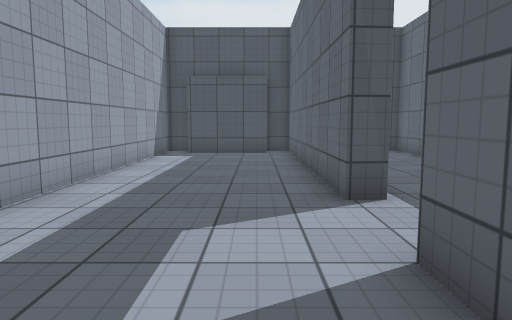
view 1 (above)

14 first-person views from a walk through a 3-D level made in the Unity game engine. The camera is 1.2 m above the floor, tilts 6° down and sees 70° across. The floor is counted in squares, 1 m on a side. Each view is taken from the middle of a square. On the plan, view 1 faces up. The plan holds only what a view shows up to about 15 squares ahead; the rest is blank. The place goes on beyond the plan. Surface patterns are stand-ins for the level's own textures.

view 2
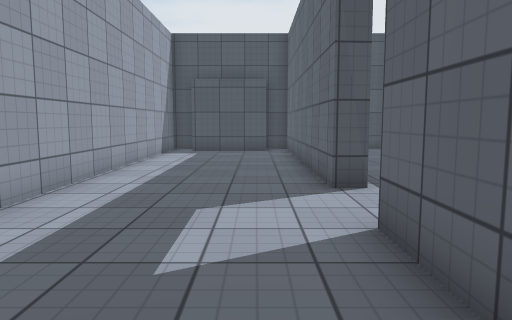

view 3
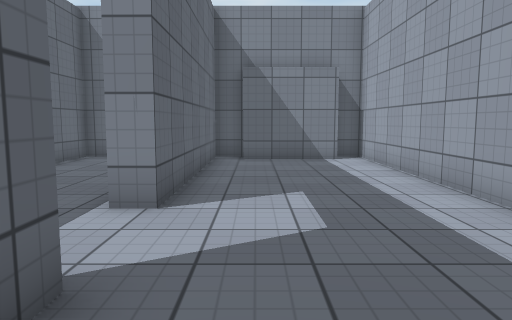

view 4
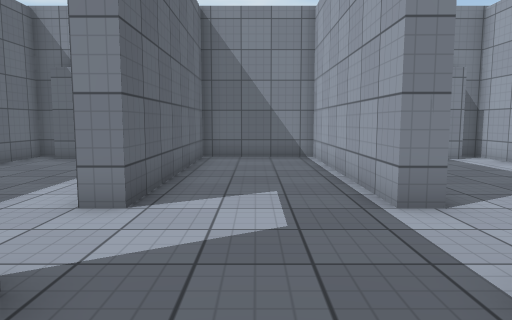

view 5
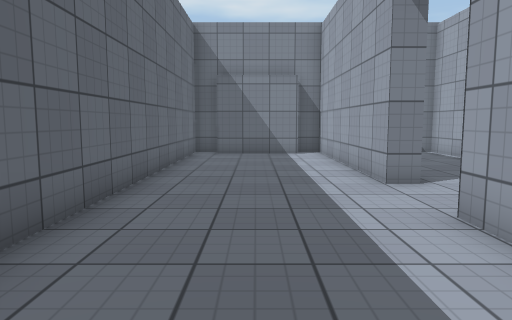

view 6
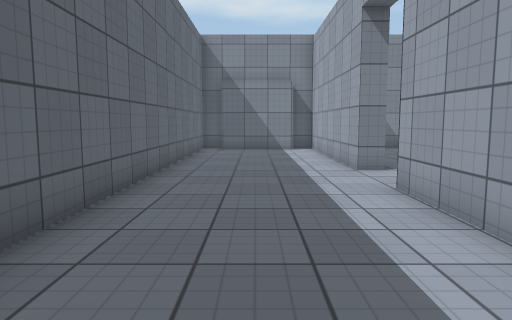

view 7
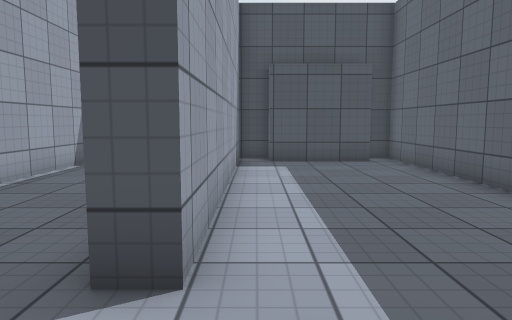

view 8
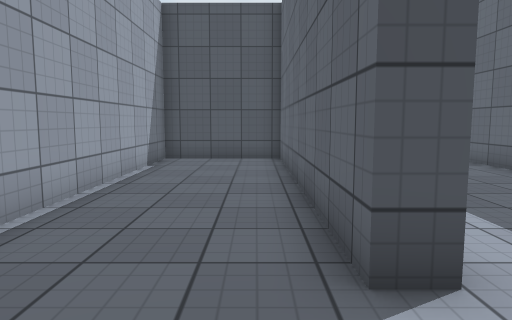

view 9
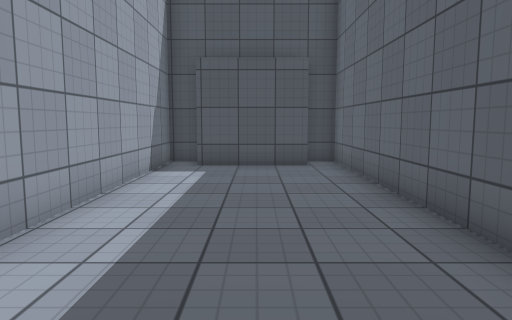

view 10
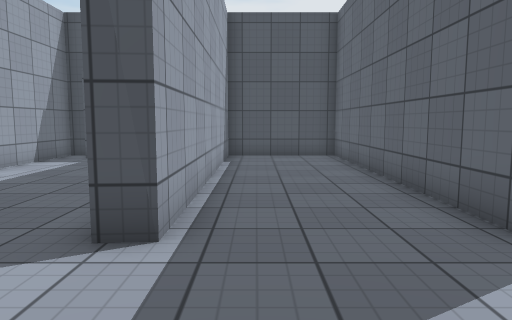

view 11
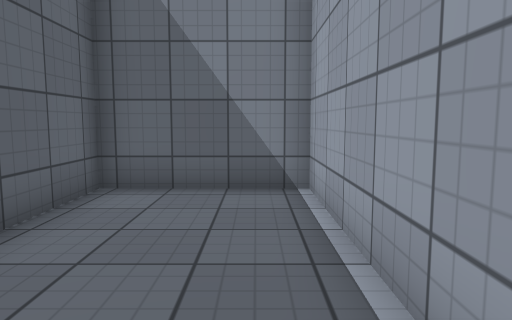

view 12
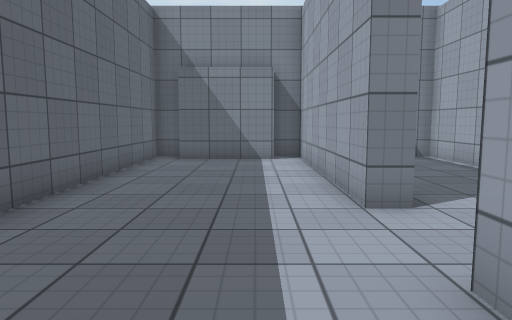

view 13
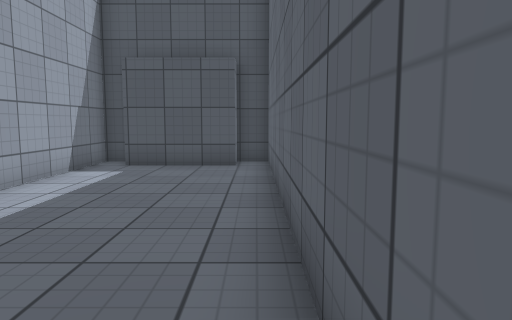

view 14
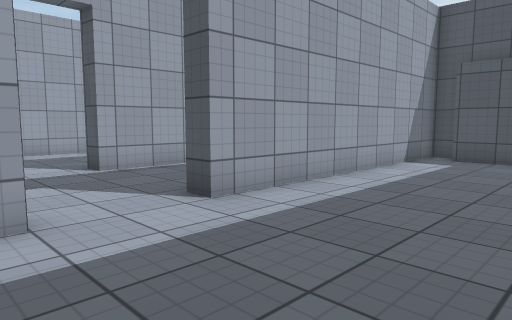

### Floor plan
Ten units are one square. View 1 is at (0, 0); x grows to the right and y downward. Boxes are objects, and circles mark ways between rooms. Rooms are numbered by the first view taken in them; rooms with no view inside come last. Other rooms are left out.
<svg viewBox="-41 -155 160 205">
<path fill="none" stroke="#000" d="M20 -55 14 -55 14 -150M-26 37 5 37M4 45 14 45 14 -30 20 -30M5 -140 -26 -140M-28 -150 -36 -150 -36 45 -28 45M20 -30 20 45 58 45 58 -30 65 -30 65 45 74 45M74 37 105 37M75 -150 65 -150 65 -55 58 -55 58 -150 20 -150 20 -55M105 45 114 45 114 -150 104 -150 104 -140 74 -140"/>
<circle cx="20" cy="-45" r="3" fill="#2a7"/>
<text x="-10" y="-40">1</text>
<text x="70" y="-50">2</text>
</svg>
Room 1 opens to room 2.

Where each view was taken, in squares from view 1:
view 1: 0 up, 0 right, facing up
view 2: 1 down, 0 right, facing up
view 3: 8 up, 0 right, facing down
view 4: 8 up, 4 right, facing down
view 5: 10 up, 9 right, facing down
view 6: 12 up, 9 right, facing down
view 7: 3 up, 7 right, facing up
view 8: 3 up, 5 right, facing up
view 9: 4 up, 1 left, facing up
view 10: 2 up, 3 right, facing up
view 11: 2 up, 3 right, facing down
view 12: 8 up, 8 right, facing down
view 13: 4 up, 11 right, facing up
view 14: 2 up, 11 right, facing up-left
